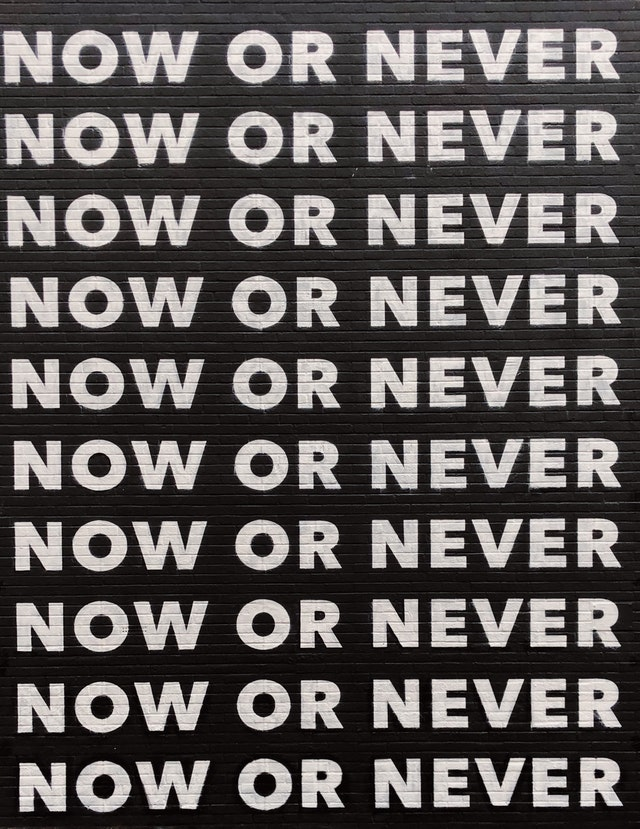
#> input picture ileri_resim_video_islemleri/resimde_nesne_bulma/a11.jpg, 640 x 829 px
$ python resimde_nesne_bulma.py
#> lines starting #> are read from the running program, lines starting #| are printed output that depends on the picture; after the words box and inside, x2 and y2 are one past the last pixel; in counts of white or black regions, pixels touching at a corner belong together
import cv2
import numpy as np
# Ana resmi çağırdık.
img_rgb = cv2.imread('a11.jpg')
#> img_rgb is the input picture: shape (829, 640, 3); mean B, G, R 87.5, 88.6, 92.9
# Gri formata çevirdik.
img_gray = cv2.cvtColor(img_rgb, cv2.COLOR_BGR2GRAY)
# Ana resmin içinde arayacağımız resmi ekleriz. Gri formda alırız.
nesne = cv2.imread('a12.jpg', 0)
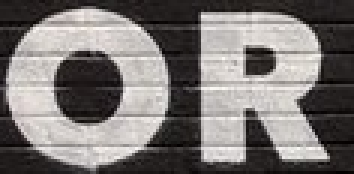
#> input picture ileri_resim_video_islemleri/resimde_nesne_bulma/a12.jpg, 118 x 58 px (shown 3 times larger)
#> nesne: shape (58, 118); min 0, max 249, mean 119.2
# 3. ve 4. parametreleri alırız.
w, h = nesne.shape[::-1]
#> w = 118; h = 58
# Verdiğimiz iki resmi eşleştirmeye çalış.
res = cv2.matchTemplate(img_gray, nesne, cv2.TM_CCOEFF_NORMED)
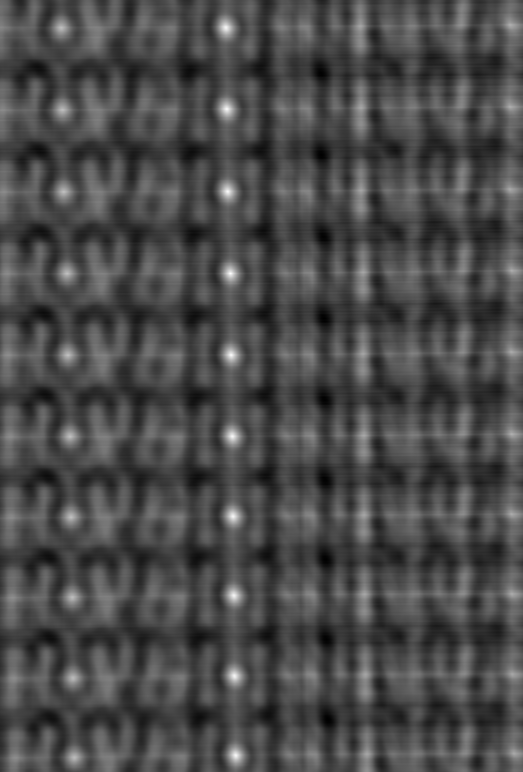
#> res: shape (772, 523) float32; min -0.406, max 0.999, mean 0.00335; drawn with min black and max white
# %80 doğruluk payı ile bulmaya çalış.
threshold = 0.8
# %80 den fazla olan kısımları loc'ta tut.
loc = np.where(res > threshold)
#> loc = 173 positions, rows 25 to 757, columns 223 to 237

for n in zip(*loc[::-1]):
    # Çizeceğimiz dörtgenin kalınlığını, rengini
    cv2.rectangle(img_rgb, n, (n[0] + w, n[1] + h), (0, 255, 255), 2)
#> this loop made 173 passes
#> n on passes 1 to 3: (225, 25), (226, 25), (224, 26)
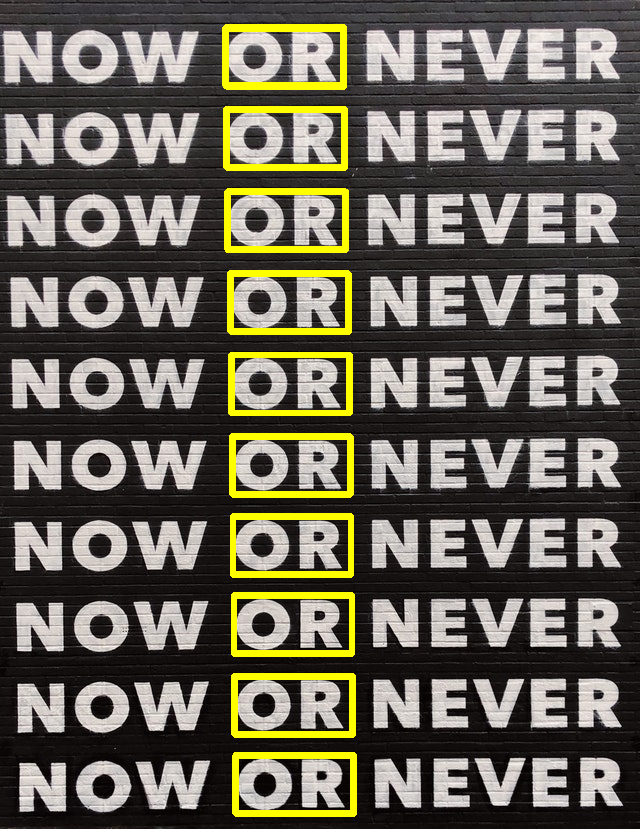
#> img_rgb: shape (829, 640, 3); 4.57% of pixels changed, all inside (x1, y1, x2, y2) = (222, 24, 357, 817)
# Resmi göster.
cv2.imshow('bulunan nesneler', img_rgb)
# Ekran biz kapatana kadar açık kalsın diye cv2.waitKey eklenir.
cv2.waitKey(0)
# Bir hata almamak için cv2.destroyAllWindows() fonksiyonu eklenir.
cv2.destroyAllWindows()
